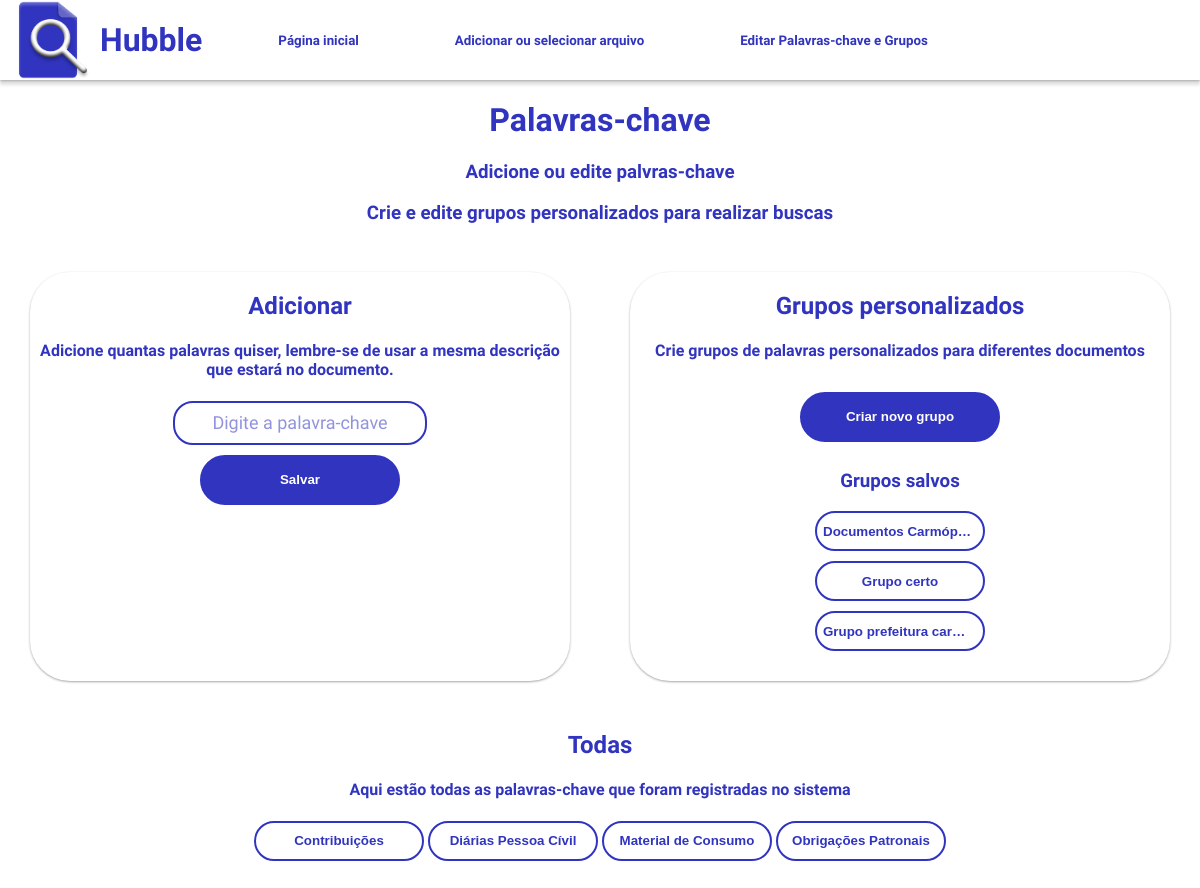
Before: /filtros with the older database file.
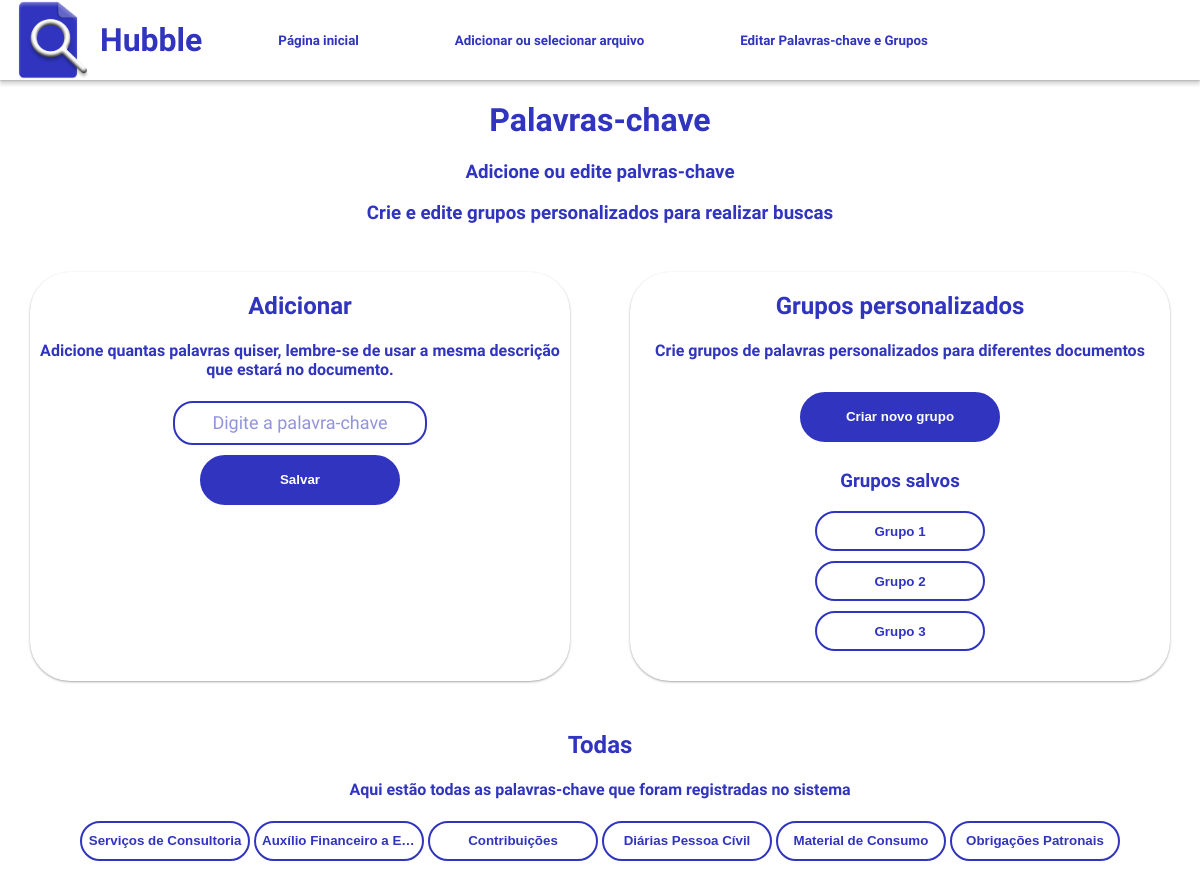
After: the same page with the newer database file.
### tables this page shows
CREATE TABLE Grupo (
        id INTEGER PRIMARY KEY AUTOINCREMENT,
        nome TEXT,
        descricao TEXT
    );

CREATE TABLE PalavraChave (
        id INTEGER PRIMARY KEY AUTOINCREMENT,
        palavra_chave TEXT UNIQUE
    );

### interface.py (the view)
@app.route('/filtros', methods=['GET', 'POST'])
def filtros():
    session['ultima_tela'] = 'filtros'
    filtros = buscar_filtros()
    grupos = buscar_grupos()
    return render_template('filtros.html', filtros=filtros, grupos=grupos)

### scripts/banco.py (called while the page is built)
def buscar_filtros():
    conn = sqlite3.connect('filtros.db')
    cursor = conn.cursor()
    cursor.execute("SELECT p.id, p.palavra_chave, d.derivacao FROM PalavraChave p LEFT JOIN Derivacao d ON p.id = d.palavra_chave_id ORDER BY p.palavra_chave")
    resultados = cursor.fetchall()
    return resultados

def buscar_grupos():
    conn = sqlite3.connect('filtros.db')
    cursor = conn.cursor()
    cursor.execute("SELECT * FROM Grupo ORDER BY nome")
    resultados = cursor.fetchall()
    return resultados

### templates/filtros.html (shortened to what this page needs)
{% extends "base.html" %}
{% block menu %}
    <form method="post" action="{{ url_for('navegar') }}">
        <button class="botoes-menu" name="menu" value="home">
            Página inicial
        </button>
        <button class="botoes-menu" name="menu" value="index">
            Adicionar ou selecionar arquivo
        </button>
        <button class="botoes-menu" name="menu" value="filtros">
            Editar Palavras-chave e Grupos
        </button>
    </form>
{% endblock %}
{% block container %}
<h1>Palavras-chave</h1>
<h3>Adicione ou edite palvras-chave</h3>
<h3>Crie e edite grupos personalizados para realizar buscas</h3>
<div class="container">
    <div class="left">
        <h2>Adicionar</h2>
        <h4>Adicione quantas palavras quiser, lembre-se de usar a mesma descrição que estará no documento.</h4>
        <form method="post" action="{{ url_for('adicionar_palavra') }}">
            <input type="text" name="palavra_chave" placeholder="Digite a palavra-chave"><br>
            <button class="botao-color">Salvar</button>
        </form>
    </div>
    <div class="right">
        <h2>Grupos personalizados</h2>
        <h4>Crie grupos de palavras personalizados para diferentes documentos</h4>
        <form method="post" action="{{ url_for('adicionar_grupo') }}">
            <button class="botao-color">Criar novo grupo</button><br>
        </form>
        <h3>Grupos salvos</h3>
        {% if grupos %}
        {% for grupo in grupos %}
            <form method="post" action="{{ url_for('editar_grupo') }}">
                <button class="botao-filtros" name="grupo_id" value="{{grupo[0]}}" title="{{grupo[1]}}">{{grupo[1]}}</button>
            </form>
        {% endfor %}
    {% endif %}
    </div>
</div>
<div class="down">
    <h2>Todas</h2>
    <h4>Aqui estão todas as palavras-chave que foram registradas no sistema</h4>
    {% if filtros %}
        <form method="post" action="{{ url_for('editar_palavra') }}">
            {% for filtro in filtros %}
                <button class="botao-filtros" title="{{filtro[1]}}" name="palavra_id" value="{{filtro[0]}}-{{filtro[1]}}">{{filtro[1]}}</button>
            {% endfor %}
        </form>
    {% endif %}
</div>
{% endblock %}

### templates/base.html (shortened to what this page needs)
<!DOCTYPE html>
<html lang="pt-br">
<head>
    <link rel="stylesheet" type="text/css" href="{{ url_for('static', filename='css/style.css') }}">
</head>
<body>
    <div class="menu" id="menubar">
            <img class="logo" onclick="redirectToPage()" title="Ir para Página inicial" src="{{ url_for('static', filename='images/logo.png') }}">
            <h1 onclick="redirectToPage()" title="Ir para Página inicial">Hubble</h1>
        {% block menu %}{% endblock %}
    </div>
    {% block container %}{% endblock %}
</body>
</html>

### static/css/style.css (style rules this page uses)
body { background-color: rgb(255, 255, 255); align-items: center; text-align: center; color: #3034BE; margin: 0; font-family: 'Anton', sans-serif; font-family: 'Nunito Sans', sans-serif; }
button { width: 50px; height: 50px; color: #fff; border: 2px solid #3034BE; border-radius: 40px; background-color: transparent; }
.logo { width: 80px; height: auto; left: 0; top: 0; padding: 0.5px 10px; background-color: #6c6fc2; border-radius: 0px; background-color: #fff; }
.menu { width: 100%; height: 80px; background-color: #3034BE; color: #3034BE; display: flex; margin: 0; align-items: center; text-align: center; background-color: #fff; color: #3034BE45; font-weight: bold; box-shadow: rgba(0, 0, 0, 0.12) 0px 5px 3px, rgba(0, 0, 0, 0.24) 0px 1px 2px; }
.menu h1 { color: #3034BE; padding-right: 30px; }
.botoes-menu { width: auto; font-family: 'Anton', sans-serif; font-family: 'Nunito Sans', sans-serif; font-weight: bold; margin: 0px 40px; border: 0; color: #ffffffab; color: #3034BE; }
img { width: 20px; height: auto; }
input, textarea { width: 250px; height: 40px; border: 2px solid #3034BE; border-radius: 20px; background-color: transparent; color: #3034BE; outline: none; text-align: center; padding: 0; font-size: 18px; font-family: 'Anton', sans-serif; font-family: 'Nunito Sans', sans-serif; }
input::placeholder, textarea::placeholder { color: #3035be88; }
.container { display: flex; }
.botao-filtros { width: 180px; height: 40px; text-align: center; align-items: center; justify-content:space-around; margin-bottom: 10px; background-color: #ffffff; border: 2px solid #3034BE ; color: #3034BE; font-weight: bold; border-radius: 40px; transition: 0.2s; max-width: 170px; white-space: nowrap; overflow: hidden; text-overflow: ellipsis; }
.botao-color { width: 200px; height: 50px; text-align: center; align-items: center; justify-content:space-around; background-color: #3034BE; border: 2px solid #3034BE ; color: #fff; font-weight: bold; border-radius: 40px; margin: 10px; }
.container { display: flex; width: 100%; height: auto; }
.left, .right { display: block; align-items: center; text-align: center; width: 45%; height: auto; margin: 2.5%; padding-bottom: 20px; border-radius: 40px; box-shadow: rgba(0, 0, 0, 0.12) 0px 1px 3px, rgba(0, 0, 0, 0.24) 0px 1px 2px; }
.down { width: 100%; height: auto; padding-bottom: 40px; }

Changed rows visible on the page:
removed Grupo: nome "Documentos Carmóp…"
removed Grupo: nome "Grupo certo"
removed Grupo: nome "Grupo prefeitura car…"
added Grupo: nome "Grupo 1"
added Grupo: nome "Grupo 2"
added Grupo: nome "Grupo 3"
added PalavraChave: palavra_chave "Serviços de Consultoria"
added PalavraChave: palavra_chave "Auxílio Financeiro a E…"
